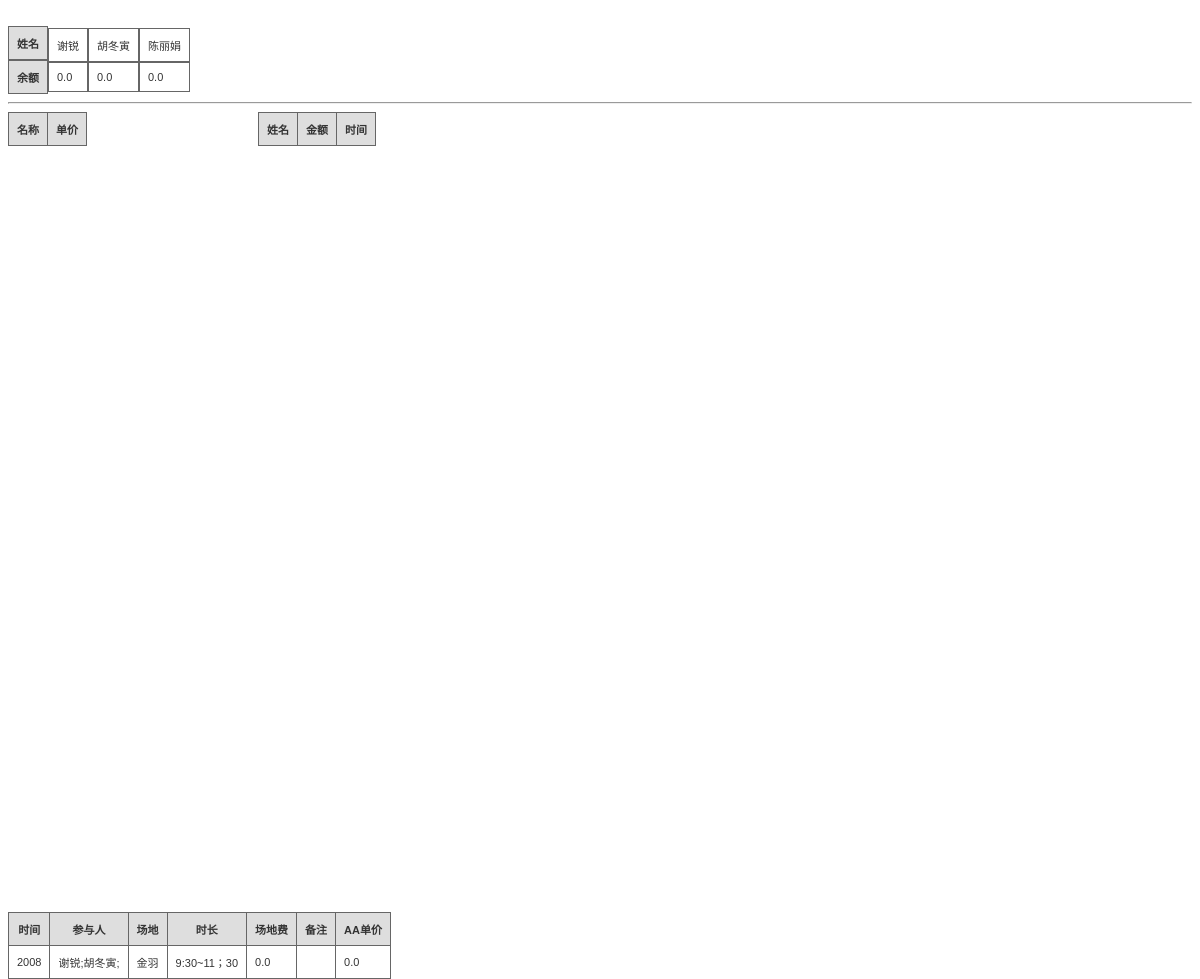
The page /BDsClub/ on the database as committed earlier.
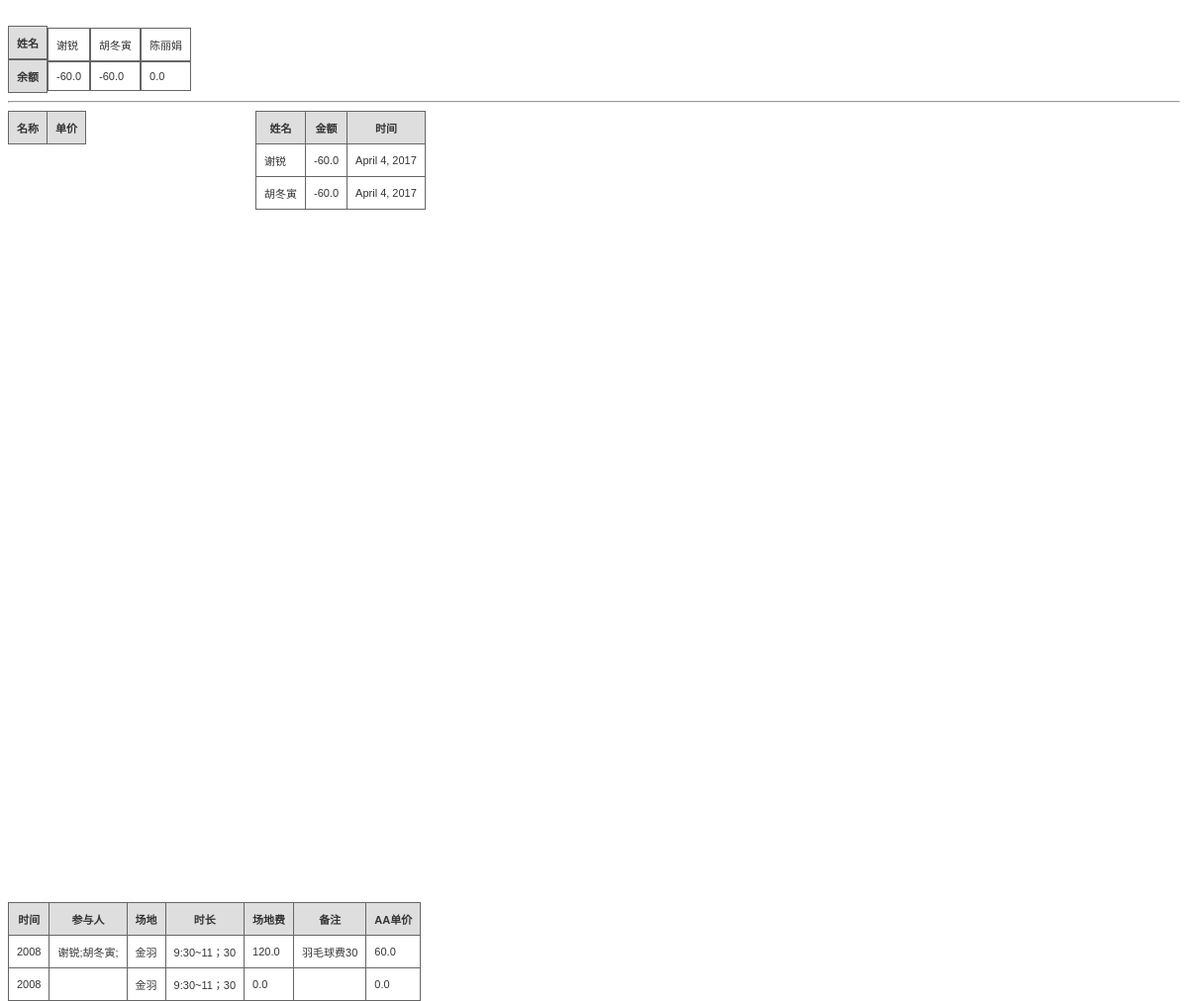
The same page on the database as committed later.
### BDsClub/models.py (models this page shows)
class Member(models.Model):
    name = models.CharField(max_length=64)
    amount = models.FloatField(default=0)

class Play(models.Model):
    id = models.IntegerField(primary_key=True)
    time = models.DateField()
    play_time = models.CharField(max_length=64)
    place = models.CharField(max_length=64)
    duration = models.CharField(max_length=64)
    fee = models.FloatField()
    aaprice = models.FloatField()
    state = models.IntegerField()
    fee_comment = models.CharField(max_length=64)

class Deposit(models.Model):
    name = models.CharField(max_length=64)
    amount = models.FloatField(default=0)
    time = models.DateField()

### BDsClub/views.py (the view)
def home(request):
    rets = list(Deposit.objects.all().order_by('-time'))
    member = list(Member.objects.all())
    balls = list(Ball.objects.all())
    plays = list(Play.objects.all().order_by('-time'))
    for play in plays:
        play.players = get_current_players(play.id)
    return render(request, 'summary.html',{'results': rets,'members': member,
                     'balls':balls,'plays':plays})

### BDsClub/views.py (called while the page is built)
def get_current_players(ppid):
    players = Apply.objects.filter(pid = ppid)
    pls = ''
    for player in players:
         pls = pls + player.name + ';'
    return pls

### BDsClub/templates/summary.html (shortened to what this page needs)
<!DOCTYPE html>
<html>
<body>
<br>
<div>
<table class="gridtable1">
<tr>
<th>姓名</th>
<th>余额</th>
</tr>
{% for member in members %}
<tr>
<td>{{member.name}}</td>
<td>{{member.amount}}</td>
</tr>
{% endfor %}
</table>
</div>
<hr/>
<div class="lay1">
<table class="gridtable">
<tr>
<th>名称</th>
<th>单价</th>
</tr>
</table>
</div>
<div class="lay11">
<table class="gridtable">
<tr>
<th>姓名</th>
<th>金额</th>
<th>时间</th>
</tr>
{% for res in results %}
<tr>
<td>{{res.name}}</td>
<td>{{res.amount}}</td>
<td>{{res.time}}</td>
</tr>
{% endfor %}
</table>
</div>
<div class="lay2">
<table class="gridtable">
<tr>
<th>时间</th>
<th>参与人</th>
<th>场地</th>
<th>时长</th>
<th>场地费</th>
<th>备注</th>
<th>AA单价</th>
</tr>
{% for play in plays %}
<tr>
<td>{{play.play_time}}</td>
<td>{{play.players}}</td>
<td>{{play.place}}</td>
<td>{{play.duration}}</td>
<td>{{play.fee}}</td>
<td>{{play.fee_comment}}</td>
<td>{{play.aaprice}}</td>
</tr>
{% endfor %}
</table>
</div>
</body>
</html>

### BDsClub/templates/summary.html (style rules this page uses)
table.gridtable { font-family: verdana,arial,sans-serif; font-size:11px; color:#333333; border-width: 1px; border-color: #666666; border-collapse: collapse; }
table.gridtable th { border-width: 1px; padding: 8px; border-style: solid; border-color: #666666; background-color: #dedede; }
table.gridtable td { border-width: 1px; padding: 8px; border-style: solid; border-color: #666666; background-color: #ffffff; }
table.gridtable1 { font-family: verdana,arial,sans-serif; font-size:11px; color:#333333; border-width: 1px; border-color: #666666; border-collapse: collapse; }
table.gridtable1 tr { display: inline-block; }
table.gridtable1 th { border-width: 1px; padding: 8px; border-style: solid; border-color: #666666; background-color: #dedede; display: block; }
table.gridtable1 td { border-width: 1px; padding: 8px; border-style: solid; border-color: #666666; background-color: #ffffff; display: block; }
.lay1 { width: 250px; height: 800px; float: left; }
.lay11 { width: 300px; height: 800px; float: left; }
.lay2 { width: 800px; float: left; }

Rows that differ between the two databases and show on the page:
changed Member "谢锐": amount "0.0" → "-60.0"
changed Member "胡冬寅": amount "0.0" → "-60.0"
added Deposit: name "谢锐", amount "-60.0", time "April 4, 2017"
added Deposit: name "胡冬寅", amount "-60.0", time "April 4, 2017"
changed Play "谢锐;胡冬寅;": fee "0.0" → "120.0"; fee_comment (not shown) → "羽毛球费30"; aaprice "0.0" → "60.0"
added Play: play_time "2008", place "金羽", duration "9:30~11；30", fee "0.0", aaprice "0.0"
